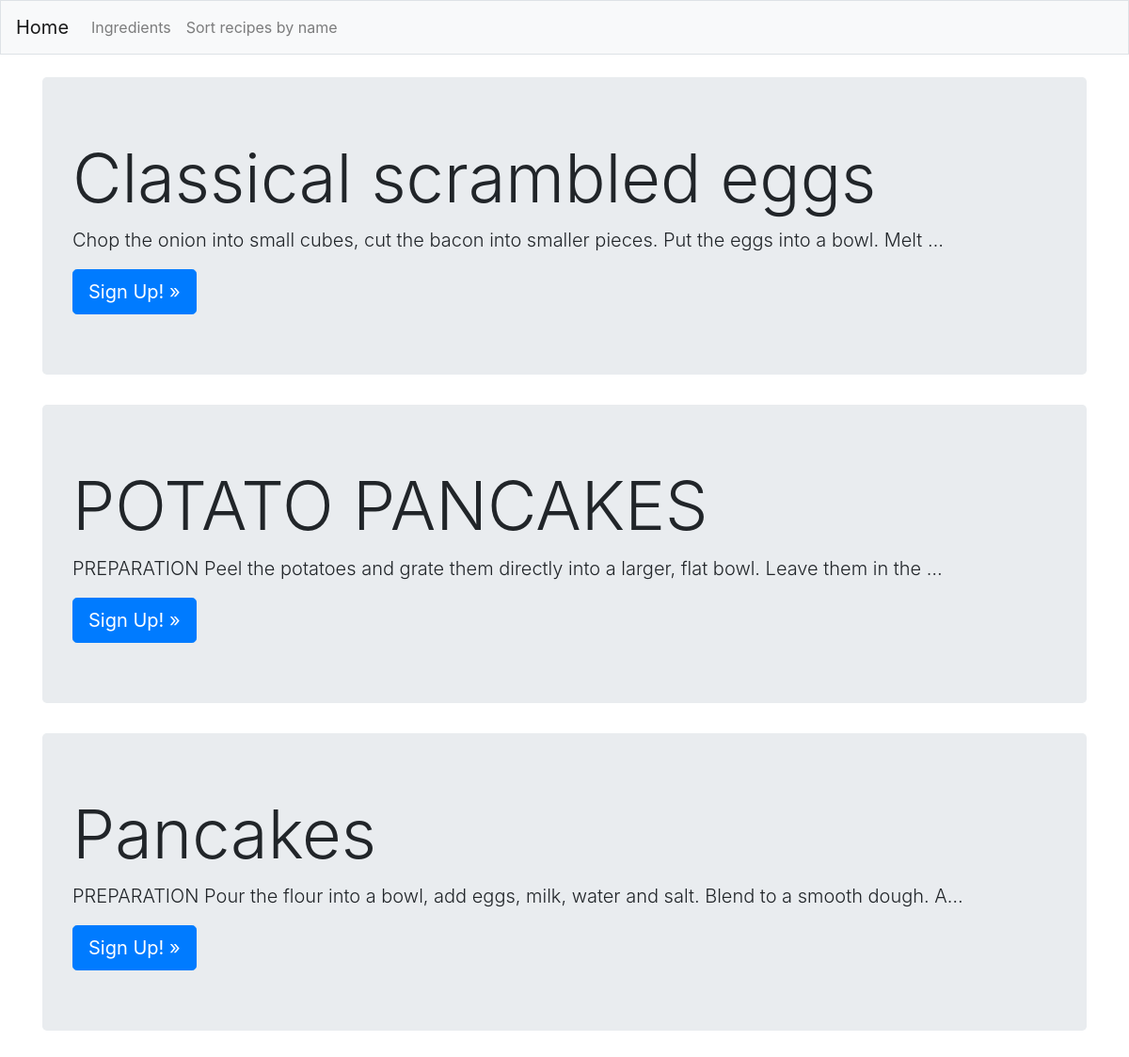
The page /sortrecipes/ on the database its author committed.
### culinary_recipes/models.py (models this page shows)
class Recipe(models.Model):
    title = models.CharField(max_length=50)
    context = models.TextField(max_length=1000)
    ingredients = models.ManyToManyField('Ingredient')
    def __str__(self):
        return self.title

### culinary_recipes/views.py (the view)
# urls.py: path('sortrecipes/', views.index_sort, name='index_sort'),
def index_sort(request):
    recipes = Recipe.objects.order_by('title')
    context = {'recipes': recipes}
    return render(request, 'culinary_recipes/index.html', context)

### culinary_recipes/templates/culinary_recipes/index.html
{% extends "culinary_recipes/base.html" %}
{% block page_header %}
{% for recipe in recipes %}
  <div class="jumbotron">
      <h1 class="display-3">{{ recipe }}</h1>
      <p class="lead">{{ recipe.context|truncatechars:100 }} </p>
    <a class="btn btn-lg btn-primary" href="{% url 'culinary_recipes:recipe' recipe.id %}" role="button">Sign Up! &raquo;</a>
</div>
{% endfor %}
{% endblock page_header %}

### rows shown on the page
Recipe: title "Classical scrambled eggs", context "Chop the onion into small cubes, cut the bacon into smaller pieces. Put the eggs into a bowl. Melt …"
Recipe: title "POTATO PANCAKES", context "PREPARATION Peel the potatoes and grate them directly into a larger, flat bowl. Leave them in the …"
Recipe: title "Pancakes", context "PREPARATION Pour the flour into a bowl, add eggs, milk, water and salt. Blend to a smooth dough. A…"
